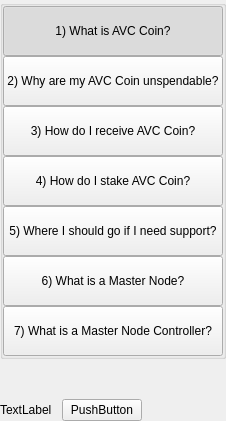
         <widget class="QWidget" name="left" native="true">
          <layout class="QVBoxLayout" name="verticalLayout_3">
           <property name="leftMargin">
            <number>0</number>
           </property>
           <property name="topMargin">
            <number>0</number>
           </property>
           <property name="rightMargin">
            <number>0</number>
           </property>
           <property name="bottomMargin">
            <number>0</number>
           </property>
           <item>
            <layout class="QVBoxLayout" name="verticalLayout_2">
             <property name="spacing">
              <number>0</number>
             </property>
             <item>
              <widget class="QWidget" name="containerButtons" native="true">
               <layout class="QVBoxLayout" name="verticalLayout">
                <property name="spacing">
                 <number>0</number>
                </property>
                <property name="leftMargin">
                 <number>0</number>
                </property>
                <property name="topMargin">
                 <number>0</number>
                </property>
                <property name="rightMargin">
                 <number>0</number>
                </property>
                <property name="bottomMargin">
                 <number>0</number>
                </property>
                <item>
                 <widget class="QGroupBox" name="groupBox">
                  <property name="title">
                   <string/>
                  </property>
                  <layout class="QVBoxLayout" name="verticalLayout_9">
                   <property name="spacing">
                    <number>0</number>
                   </property>
                   <property name="leftMargin">
                    <number>0</number>
                   </property>
                   <property name="topMargin">
                    <number>0</number>
                   </property>
                   <property name="rightMargin">
                    <number>0</number>
                   </property>
                   <property name="bottomMargin">
                    <number>0</number>
                   </property>
                   <item>
                    <widget class="QPushButton" name="pushButtonFaq1">
                     <property name="minimumSize">
                      <size>
                       <width>0</width>
                       <height>50</height>
                      </size>
                     </property>
                     <property name="maximumSize">
                      <size>
                       <width>16777215</width>
                       <height>50</height>
                      </size>
                     </property>
                     <property name="focusPolicy">
                      <enum>Qt::NoFocus</enum>
                     </property>
                     <property name="text">
                      <string>1) What is AVC Coin?</string>
                     </property>
                     <property name="checkable">
                      <bool>true</bool>
                     </property>
                     <property name="checked">
                      <bool>true</bool>
                     </property>
                     <property name="autoExclusive">
                      <bool>true</bool>
                     </property>
                    </widget>
                   </item>
                   <item>
                    <widget class="QPushButton" name="pushButtonFaq2">
                     <property name="minimumSize">
                      <size>
                       <width>0</width>
                       <height>50</height>
                      </size>
                     </property>
                     <property name="maximumSize">
                      <size>
                       <width>16777215</width>
                       <height>50</height>
                      </size>
                     </property>
                     <property name="focusPolicy">
                      <enum>Qt::NoFocus</enum>
                     </property>
                     <property name="text">
                      <string>2) Why are my AVC Coin unspendable?</string>
                     </property>
                     <property name="checkable">
                      <bool>true</bool>
                     </property>
                     <property name="autoExclusive">
                      <bool>true</bool>
                     </property>
                    </widget>
                   </item>
                   <item>
                    <widget class="QPushButton" name="pushButtonFaq3">
                     <property name="minimumSize">
                      <size>
                       <width>0</width>
                       <height>50</height>
                      </size>
                     </property>
                     <property name="focusPolicy">
                      <enum>Qt::NoFocus</enum>
                     </property>
                     <property name="text">
                      <string>3) How do I receive AVC Coin?</string>
                     </property>
                     <property name="checkable">
                      <bool>true</bool>
                     </property>
                     <property name="autoExclusive">
                      <bool>true</bool>
                     </property>
                    </widget>
                   </item>
                   <item>
                    <widget class="QPushButton" name="pushButtonFaq4">
                     <property name="minimumSize">
                      <size>
                       <width>0</width>
                       <height>50</height>
                      </size>
                     </property>
                     <property name="focusPolicy">
                      <enum>Qt::NoFocus</enum>
                     </property>
                     <property name="text">
                      <string>4) How do I stake AVC Coin?</string>
                     </property>
                     <property name="checkable">
                      <bool>true</bool>
                     </property>
                     <property name="autoExclusive">
                      <bool>true</bool>
                     </property>
                    </widget>
                   </item>
                   <item>
                    <widget class="QPushButton" name="pushButtonFaq5">
                     <property name="minimumSize">
                      <size>
                       <width>0</width>
                       <height>50</height>
                      </size>
                     </property>
                     <property name="focusPolicy">
                      <enum>Qt::NoFocus</enum>
                     </property>
                     <property name="text">
                      <string>5) Where I should go if I need support?</string>
                     </property>
                     <property name="checkable">
                      <bool>true</bool>
                     </property>
                     <property name="autoExclusive">
                      <bool>true</bool>
                     </property>
                    </widget>
                   </item>
                   <item>
                    <widget class="QPushButton" name="pushButtonFaq6">
                     <property name="minimumSize">
                      <size>
                       <width>0</width>
                       <height>50</height>
                      </size>
                     </property>
                     <property name="focusPolicy">
                      <enum>Qt::NoFocus</enum>
                     </property>
                     <property name="text">
                      <string>6) What is a Master Node?</string>
                     </property>
                     <property name="checkable">
                      <bool>true</bool>
                     </property>
                     <property name="autoExclusive">
                      <bool>true</bool>
                     </property>
                    </widget>
                   </item>
                   <item>
                    <widget class="QPushButton" name="pushButtonFaq7">
                     <property name="minimumSize">
                      <size>
                       <width>0</width>
                       <height>50</height>
                      </size>
                     </property>
                     <property name="focusPolicy">
                      <enum>Qt::NoFocus</enum>
                     </property>
                     <property name="text">
                      <string>7) What is a Master Node Controller?</string>
                     </property>
                     <property name="checkable">
                      <bool>true</bool>
                     </property>
                     <property name="autoExclusive">
                      <bool>true</bool>
                     </property>
                    </widget>
                   </item>
                  </layout>
                 </widget>
                </item>
               </layout>
              </widget>
             </item>
             <item>
              <spacer name="verticalSpacer">
               <property name="orientation">
                <enum>Qt::Vertical</enum>
               </property>
               <property name="sizeHint" stdset="0">
                <size>
                 <width>20</width>
                 <height>40</height>
                </size>
               </property>
              </spacer>
             </item>
             <item>
              <layout class="QHBoxLayout" name="horizontalLayout_2">
               <item>
                <widget class="QLabel" name="labelWebLink">
                 <property name="text">
                  <string>TextLabel</string>
                 </property>
                </widget>
               </item>
               <item>
                <spacer name="horizontalSpacer_4">
                 <property name="orientation">
                  <enum>Qt::Horizontal</enum>
                 </property>
                 <property name="sizeType">
                  <enum>QSizePolicy::Minimum</enum>
                 </property>
                 <property name="sizeHint" stdset="0">
                  <size>
                   <width>10</width>
                   <height>20</height>
                  </size>
                 </property>
                </spacer>
               </item>
               <item>
                <widget class="QPushButton" name="pushButtonWebLink">
                 <property name="focusPolicy">
                  <enum>Qt::NoFocus</enum>
                 </property>
                 <property name="text">
                  <string>PushButton</string>
                 </property>
                </widget>
               </item>
               <item>
                <spacer name="horizontalSpacer_2">
                 <property name="orientation">
                  <enum>Qt::Horizontal</enum>
                 </property>
                 <property name="sizeHint" stdset="0">
                  <size>
                   <width>40</width>
                   <height>20</height>
                  </size>
                 </property>
                </spacer>
               </item>
              </layout>
             </item>
            </layout>
           </item>
          </layout>
         </widget>
